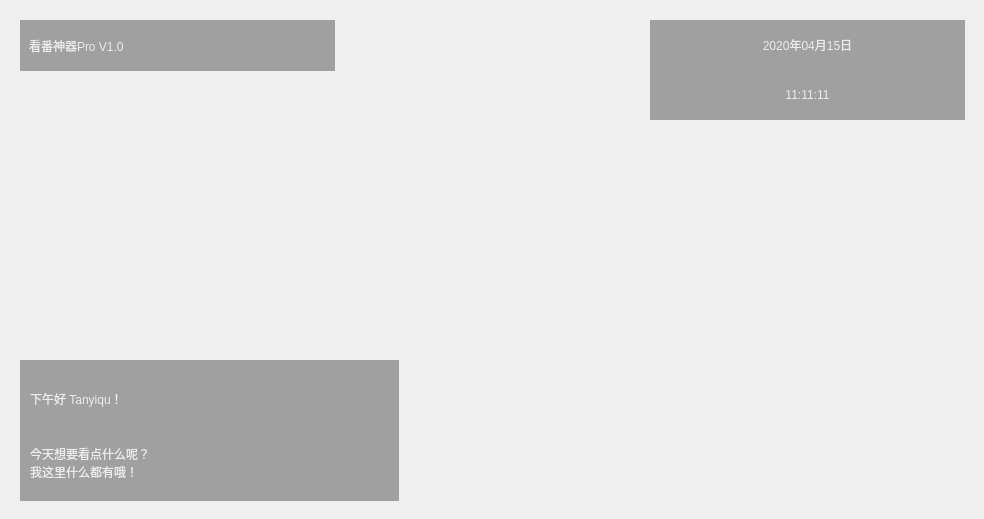
<?xml version="1.0" encoding="UTF-8"?>
<ui version="4.0">
 <class>welcomeWidget</class>
 <widget class="QWidget" name="welcomeWidget">
  <property name="geometry">
   <rect>
    <x>0</x>
    <y>0</y>
    <width>984</width>
    <height>519</height>
   </rect>
  </property>
  <property name="windowTitle">
   <string>Form</string>
  </property>
  <widget class="QLabel" name="lblGif">
   <property name="geometry">
    <rect>
     <x>0</x>
     <y>420</y>
     <width>100</width>
     <height>100</height>
    </rect>
   </property>
   <property name="minimumSize">
    <size>
     <width>100</width>
     <height>100</height>
    </size>
   </property>
   <property name="maximumSize">
    <size>
     <width>100</width>
     <height>100</height>
    </size>
   </property>
   <property name="styleSheet">
    <string notr="true"/>
   </property>
   <property name="text">
    <string/>
   </property>
  </widget>
  <widget class="QWidget" name="widgetDateTime" native="true">
   <property name="geometry">
    <rect>
     <x>650</x>
     <y>20</y>
     <width>315</width>
     <height>100</height>
    </rect>
   </property>
   <property name="minimumSize">
    <size>
     <width>315</width>
     <height>100</height>
    </size>
   </property>
   <property name="maximumSize">
    <size>
     <width>315</width>
     <height>100</height>
    </size>
   </property>
   <property name="styleSheet">
    <string notr="true">background-color: rgba(0, 0, 0, 84);</string>
   </property>
   <layout class="QVBoxLayout" name="verticalLayout">
    <property name="spacing">
     <number>0</number>
    </property>
    <item>
     <widget class="QLabel" name="lblDate">
      <property name="styleSheet">
       <string notr="true">font: 25pt &quot;微软雅黑&quot;;
color: rgb(236, 236, 236);
background-color: rgba(0, 0, 0, 0);</string>
      </property>
      <property name="text">
       <string>2020年04月15日</string>
      </property>
      <property name="alignment">
       <set>Qt::AlignCenter</set>
      </property>
     </widget>
    </item>
    <item>
     <widget class="QLabel" name="lblTime">
      <property name="styleSheet">
       <string notr="true">font: 25pt &quot;黑体&quot;;
color: rgb(236, 236, 236);
background-color: rgba(0, 0, 0, 0);</string>
      </property>
      <property name="text">
       <string>11:11:11</string>
      </property>
      <property name="alignment">
       <set>Qt::AlignCenter</set>
      </property>
     </widget>
    </item>
   </layout>
  </widget>
  <widget class="QWidget" name="widgetVersion" native="true">
   <property name="geometry">
    <rect>
     <x>20</x>
     <y>20</y>
     <width>315</width>
     <height>51</height>
    </rect>
   </property>
   <property name="styleSheet">
    <string notr="true">background-color: rgba(0, 0, 0, 84);</string>
   </property>
   <widget class="QLabel" name="lblVersion">
    <property name="geometry">
     <rect>
      <x>9</x>
      <y>9</y>
      <width>291</width>
      <height>33</height>
     </rect>
    </property>
    <property name="styleSheet">
     <string notr="true">font: 25pt &quot;微软雅黑&quot;;
color: rgb(236, 236, 236);
background-color: rgba(0, 0, 0, 0);</string>
    </property>
    <property name="text">
     <string>看番神器Pro V1.0</string>
    </property>
   </widget>
  </widget>
  <widget class="QWidget" name="widget" native="true">
   <property name="geometry">
    <rect>
     <x>20</x>
     <y>360</y>
     <width>379</width>
     <height>141</height>
    </rect>
   </property>
   <property name="minimumSize">
    <size>
     <width>315</width>
     <height>100</height>
    </size>
   </property>
   <property name="maximumSize">
    <size>
     <width>1010</width>
     <height>1010</height>
    </size>
   </property>
   <property name="styleSheet">
    <string notr="true">background-color: rgba(0, 0, 0, 84);</string>
   </property>
   <layout class="QGridLayout" name="gridLayout">
    <property name="leftMargin">
     <number>10</number>
    </property>
    <property name="topMargin">
     <number>10</number>
    </property>
    <property name="rightMargin">
     <number>10</number>
    </property>
    <property name="bottomMargin">
     <number>10</number>
    </property>
    <item row="0" column="0">
     <widget class="QLabel" name="lblHello">
      <property name="styleSheet">
       <string notr="true">font: 23pt &quot;微软雅黑&quot;;
color: rgb(236, 236, 236);
background-color: rgba(0, 0, 0, 0);
</string>
      </property>
      <property name="text">
       <string>下午好 Tanyiqu！</string>
      </property>
      <property name="alignment">
       <set>Qt::AlignLeading|Qt::AlignLeft|Qt::AlignVCenter</set>
      </property>
     </widget>
    </item>
    <item row="1" column="0">
     <widget class="QLabel" name="lblHelloWord">
      <property name="styleSheet">
       <string notr="true">font: 23pt &quot;微软雅黑&quot;;
color: rgb(236, 236, 236);
background-color: rgba(0, 0, 0, 0);</string>
      </property>
      <property name="text">
       <string>今天想要看点什么呢？
我这里什么都有哦！</string>
      </property>
      <property name="alignment">
       <set>Qt::AlignLeading|Qt::AlignLeft|Qt::AlignVCenter</set>
      </property>
     </widget>
    </item>
   </layout>
  </widget>
 </widget>
 <resources/>
 <connections/>
</ui>
